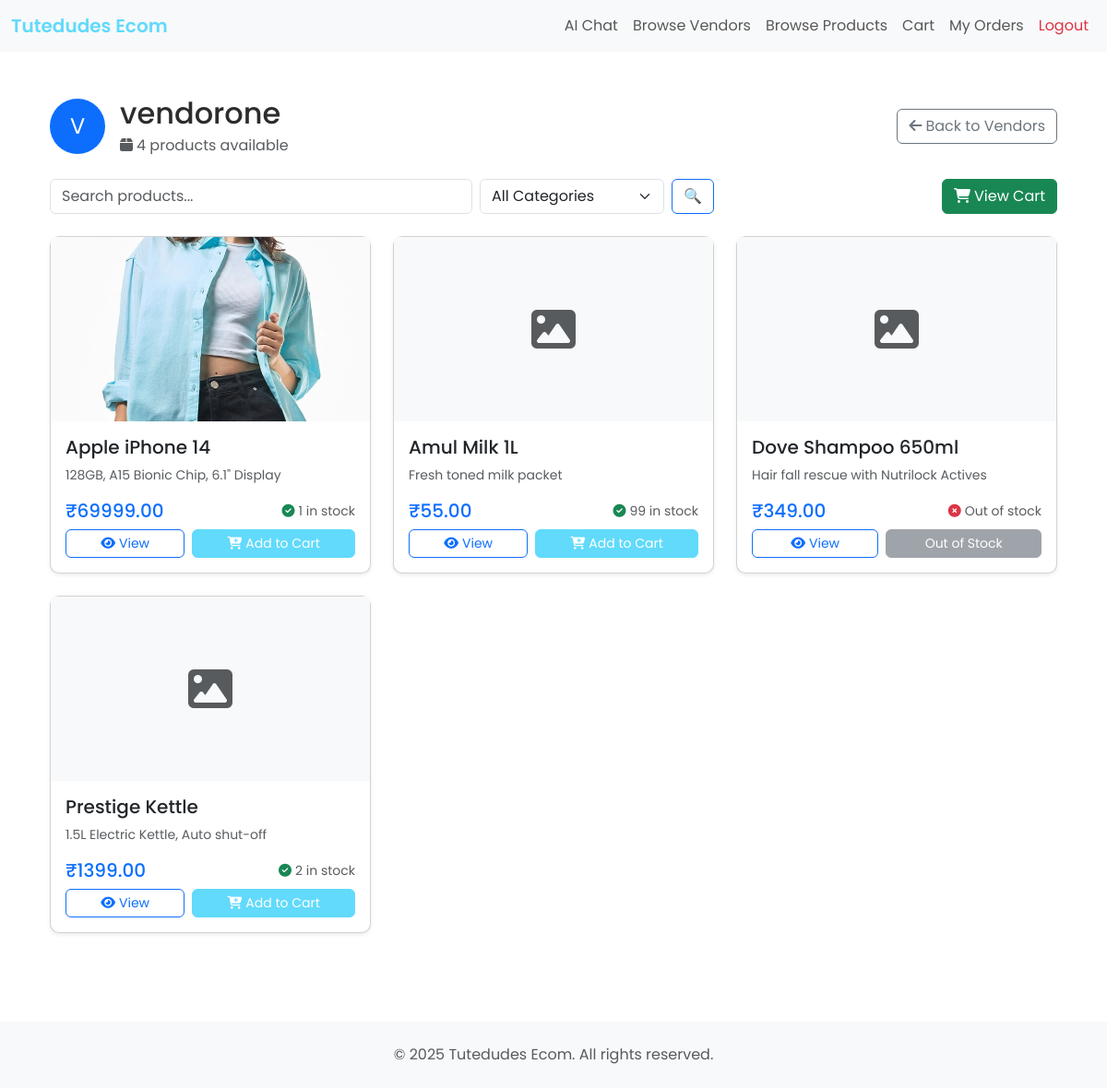
Screenshot of /retailer/vendors/2/ (signed in) with the database file from the repository.
### ecomApp/models.py (models this page shows, shortened)
class CustomUser(AbstractUser):
    is_vendor = models.BooleanField(default=False)
    is_retailer = models.BooleanField(default=False)

class Product(models.Model):
    vendor = models.ForeignKey(settings.AUTH_USER_MODEL, on_delete=models.CASCADE, limit_choices_to={'is_vendor': True}, related_name='products')
    category = models.ForeignKey('Category', on_delete=models.SET_NULL, null=True, blank=True, related_name='products')
    name = models.CharField(max_length=255)
    description = models.TextField(blank=True)
    price = models.DecimalField(max_digits=10, decimal_places=2)
    quantity = models.PositiveIntegerField()
    image = models.ImageField(upload_to='product_images/', blank=True, null=True)
    available = models.BooleanField(default=True)
    created_at = models.DateTimeField(auto_now_add=True)
    updated_at = models.DateTimeField(auto_now=True)

### ecomApp/views.py (the view)
# urls.py: path('retailer/vendors/<int:vendor_id>/', views.vendor_detail, name='vendor_detail'),
@login_required
@user_passes_test(lambda u: getattr(u, 'is_retailer', False), login_url='/')
def vendor_detail(request, vendor_id):
    from django.shortcuts import get_object_or_404
    vendor = get_object_or_404(CustomUser, id=vendor_id, is_vendor=True)
    products = Product.objects.filter(vendor=vendor, available=True).select_related('category')
    from django.db.models import Q
    search_query = request.GET.get('search', '').strip()
    category_filter = request.GET.get('category', '').strip()
    if search_query:
        products = products.filter(
            Q(name__icontains=search_query) | Q(description__icontains=search_query)
        )
        if not products.exists():
            messages.info(request, f'"{search_query}" is not available from {vendor.username}.')
    if category_filter:
        products = products.filter(category__name=category_filter)
    categories = Category.objects.filter(
        products__vendor=vendor,
        products__available=True
    ).distinct()
    return render(request, 'vendor_detail.html', {
        'vendor': vendor,
        'products': products,
        'categories': categories,
        'search_query': search_query,
        'category_filter': category_filter,
        'user': request.user
    })

### ecomApp/templates/vendor_detail.html (shortened to what this page needs)
{% extends 'base.html' %}
{% load static %}
{% block content %}
<div class="container py-4">
    <div class="d-flex justify-content-between align-items-center mb-4">
        <div class="d-flex align-items-center">
            <div class="bg-primary text-white rounded-circle d-flex align-items-center justify-content-center me-3"
                 style="width: 60px; height: 60px; font-size: 1.5rem;">
                {{ vendor.username|slice:":1"|upper }}
            </div>
            <div>
                <h2 class="mb-1">{{ vendor.username }}</h2>
                <p class="text-muted mb-0">
                    <i class="fas fa-box me-1"></i>{{ products.count }} products available
                </p>
            </div>
        </div>
        <a href="{% url 'vendor_list' %}" class="btn btn-outline-secondary">
            <i class="fas fa-arrow-left me-1"></i>Back to Vendors
        </a>
    </div>
    <div class="row mb-4">
        <div class="col-md-8">
            <form method="GET" class="d-flex">
                <input type="text" name="search" class="form-control me-2"
                       placeholder="Search products..." value="{{ search_query }}">
                <select name="category" class="form-select me-2" style="max-width: 200px;">
                    <option value="">All Categories</option>
                </select>
                <button type="submit" class="btn btn-outline-primary">
                    &#x1F50D;
                </button>
            </form>
        </div>
        <div class="col-md-4 text-end">
            <a href="{% url 'cart' %}" class="btn btn-success">
                <i class="fas fa-shopping-cart me-1"></i>View Cart
            </a>
        </div>
    </div>
    {% if products %}
        <div class="row">
            {% for product in products %}
            <div class="col-md-6 col-lg-4 mb-4">
                <div class="card h-100 shadow-sm">
                    {% if product.image %}
                    <img src="{{ product.image.url }}" class="card-img-top" alt="{{ product.name }}"
                         style="height: 200px; object-fit: cover;">
                    {% else %}
                    <div class="card-img-top bg-light d-flex align-items-center justify-content-center"
                         style="height: 200px;">
                        <i class="fas fa-image fa-3x text-muted"></i>
                    </div>
                    {% endif %}
                    <div class="card-body d-flex flex-column">
                        <h5 class="card-title">{{ product.name }}</h5>
                        {% if product.description %}
                        <p class="card-text text-muted small">{{ product.description|truncatewords:15 }}</p>
                        {% endif %}
                        <div class="mt-auto">
                            <div class="d-flex justify-content-between align-items-center mb-2">
                                <span class="h5 text-primary mb-0">₹{{ product.price }}</span>
                                <small class="text-muted">
                                    {% if product.quantity > 0 %}
                                        <i class="fas fa-check-circle text-success me-1"></i>{{ product.quantity }} in stock
                                    {% else %}
                                        <i class="fas fa-times-circle text-danger me-1"></i>Out of stock
                                    {% endif %}
                                </small>
                            </div>
                            <div class="d-flex gap-2">
                                <a href="{% url 'product_detail' product.id %}" class="btn btn-outline-primary btn-sm flex-fill">
                                    <i class="fas fa-eye me-1"></i>View
                                </a>
                                {% if product.quantity > 0 %}
                                <form method="post" action="{% url 'add_to_cart' product.id %}" class="flex-fill">
                                    <button type="submit" class="btn btn-primary btn-sm w-100">
                                        <i class="fas fa-cart-plus me-1"></i>Add to Cart
                                    </button>
                                </form>
                                {% else %}
                                <button class="btn btn-secondary btn-sm flex-fill" disabled>
                                    Out of Stock
                                </button>
                                {% endif %}
                            </div>
                        </div>
                    </div>
                </div>
            </div>
            {% endfor %}
        </div>
    {% endif %}
</div>
{% endblock %}

### ecomApp/static/css/style.css (style rules this page uses)
:root { --color-primary: #61dafb; --color-primary-hover: #4FC3F7; --color-primary-disabled: rgba(97,218,251,0.8); --color-bg: #FFFFFF; --color-bg-secondary: #F8F9FA; --color-text: #2C2C2C; --color-text-secondary: #6C757D; }
.card-img-top { height: 200px; object-fit: cover; }
body { font-family: 'Poppins', sans-serif !important; }
.btn-primary { background-color: var(--color-primary); border-color: var(--color-primary); }
.card { border-radius: 10px; box-shadow: 0 2px 4px rgba(0,0,0,0.1); transition: transform 0.2s; }
.form-control, .form-select { border-radius: 6px; }
.btn { border-radius: 6px; }
body { background: var(--color-bg); color: var(--color-text); }
a { color: var(--color-primary); }

### ecomApp/templates/base.html (style rules this page uses)
body { font-family: 'Poppins', sans-serif !important; }

### rows the page displays
CustomUser: username "V", username "vendorone"
Product: image (picture), name "Apple iPhone 14", description "128GB, A15 Bionic Chip, 6.1\" Display", price "69999.00", quantity "1", shows "Add to Cart"
Product: name "Amul Milk 1L", description "Fresh toned milk packet", price "55.00", quantity "99", shows "Add to Cart"
Product: name "Dove Shampoo 650ml", description "Hair fall rescue with Nutrilock Actives", price "349.00", quantity 0 (drawn)
Product: name "Prestige Kettle", description "1.5L Electric Kettle, Auto shut-off", price "1399.00", quantity "2", shows "Add to Cart"

### other values shown
{{ products.count }} "4"
